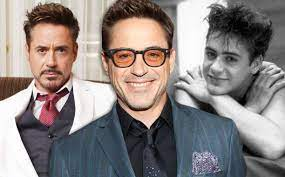
#> input picture manyrdj.jpg, 285 x 177 px
$ python Face_Detector_image.py
#> lines starting #> are read from the running program, lines starting #| are printed output that depends on the picture; after the words box and inside, x2 and y2 are one past the last pixel; in counts of white or black regions, pixels touching at a corner belong together
import cv2
from random import randrange

# Load some pre-trained data on face frontals from open cv (haar cascade algorithm)
trained_face_data = cv2.CascadeClassifier(
    'haarcascade_frontalface_default.xml')

# Choosing an image to detect faces in
img = cv2.imread('manyrdj.jpg')
#> img is the input picture: shape (177, 285, 3); mean B, G, R 129.5, 131.3, 139.4


# Now make the image black and white for the algorithm to understand
grayscaled_img = cv2.cvtColor(img, cv2.COLOR_BGR2GRAY)
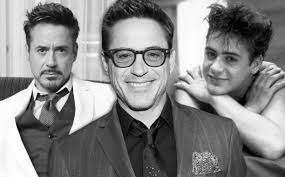
#> grayscaled_img: shape (177, 285); min 0, max 255, mean 133.5

# detect faces
face_coordinates = trained_face_data.detectMultiScale(grayscaled_img)
#> face_coordinates = [[21, 27, 61, 61], [100, 26, 78, 78], [190, 33, 61, 61]]

# drawing the rectangles around the face to easily identify the faces
# looping through the data if there are more faces
for (x, y, w, h) in face_coordinates:
    # face_coordinates is an array itself so [0] is to select the first one or the first face
    # (x, y, w, h) = face_coordinates[0]
    # the last two parts are for the color (Blue-Green-Red, thickness of the rectangle)
    cv2.rectangle(img,  (x, y), (x+w, y+h),
                  (randrange(255), randrange(255), randrange(255)), 2) # rand range is a function being used to make sure different colors pop up every time for the face detection
#> this loop made 3 passes
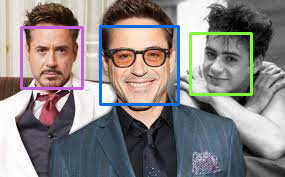
#> img: shape (177, 285, 3); 4.73% of pixels changed, all inside (x1, y1, x2, y2) = (20, 25, 253, 106)

# These are the coordinates of the face itself [top, bottom, left, right]
print(face_coordinates)
#| [[ 21  27  61  61]
#|  [100  26  78  78]
#|  [190  33  61  61]]


#
cv2.imshow("Hamza Face Detector", img)

# In python this command is used to keep the window open until a key is pressed to clear it otherwise the window quickly shows up and closes, it is hard to notice.
cv2.waitKey()

print('Hello world')

$ run again, with rdj.jpg copied over manyrdj.jpg
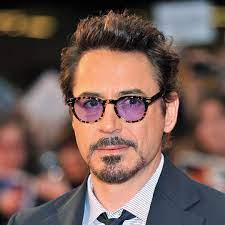
#> input picture rdj.jpg, 225 x 225 px
#> img is the input picture: shape (225, 225, 3); mean B, G, R 87.6, 93.9, 117.8
#> `grayscaled_img = cv2.cvtColor(img, cv2.COLOR_BGR2GRAY)`:
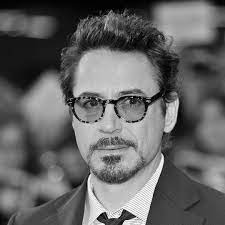
#> grayscaled_img: shape (225, 225); min 0, max 255, mean 100.3
#> face_coordinates = [[48, 55, 129, 129]]
#> the loop `for (x, y, w, h) in face_coordinates:` made 1 pass
#> after the loop `for (x, y, w, h) in face_coordinates:`:
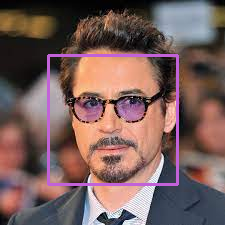
#> img: shape (225, 225, 3); 3.05% of pixels changed, all inside (x1, y1, x2, y2) = (47, 54, 179, 186)
#| [[ 48  55 129 129]]
